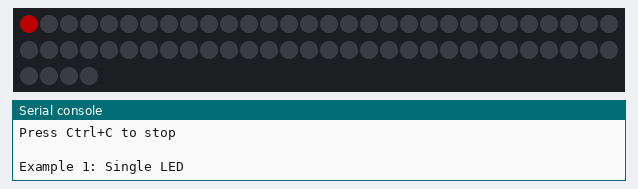
Bench run of a program on a simulated Raspberry Pi Pico running MicroPython. Shown: 64 RGB LEDs in strip order, left to right, continuing on the next row, the last lines printed to the serial console. Dim RGB values are drawn brighter than linear.

Above: at 0.1 s.
At 2.1 s:
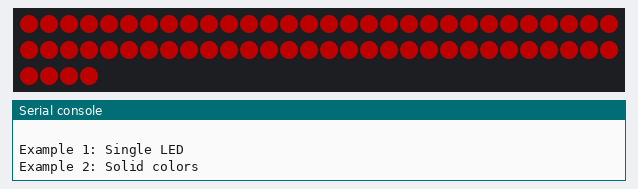
At 3.1 s:
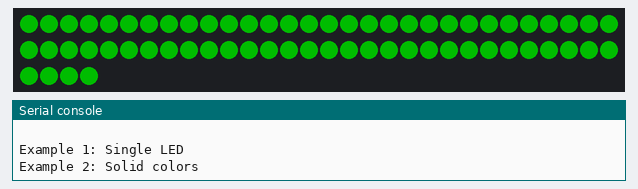
At 4.1 s:
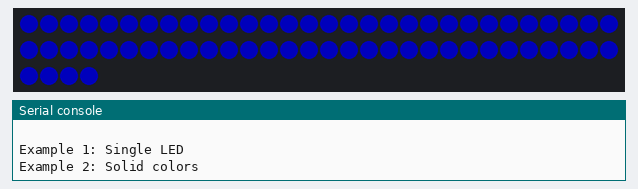
At 6.1 s:
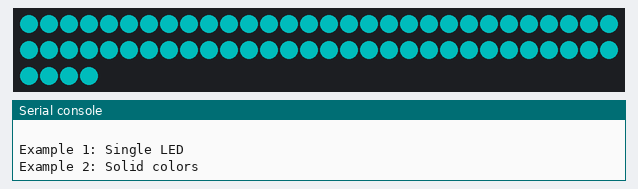
At 27.2 s:
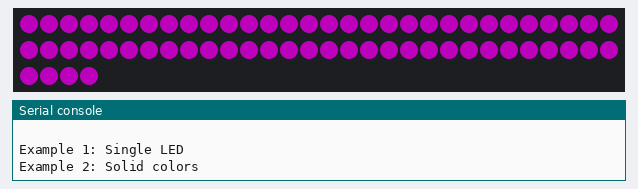

The program:

neopixel_basics.py
```python
# NeoPixel 8x8 Matrix - Beginner Guide for Raspberry Pi Pico 2W
# ============================================================
#
# HARDWARE SETUP:
# ---------------
# NeoPixel Matrix    Pico 2W           Notes
# ------------------------------------------------------
# DIN (Data In)  --> GP0 (Pin 1)       Any GPIO works
# VCC (+5V)      --> External 5V PSU   DO NOT use Pico's 5V!
# GND            --> GND               Connect to BOTH Pico AND PSU ground
#
# IMPORTANT: 64 LEDs can draw up to 3.8A at full white brightness!
# Use a 5V 4A power supply for reliable operation.
#
# WIRING DIAGRAM:
#
#   External 5V Power Supply
#   ┌─────────────────────┐
#   │  (+) ─────────────────────────> NeoPixel VCC
#   │  (-) ───┬─────────────────────> NeoPixel GND
#   └─────────┼───────────┘
#             │
#   Pico 2W   │
#   ┌─────────┼───────────┐
#   │  GND ───┘           │         (Common ground!)
#   │  GP0 ─────────────────────────> NeoPixel DIN
#   └─────────────────────┘
#

from machine import Pin
from neopixel import NeoPixel
from utime import sleep

# =============================================================================
# CONFIGURATION - Change these to match your setup
# =============================================================================

DATA_PIN = 0          # GPIO pin connected to DIN (data in)
NUM_LEDS = 64         # 8x8 matrix = 64 LEDs
BRIGHTNESS = 0.3      # Start low! (0.0 to 1.0)

# =============================================================================
# INITIALIZE THE NEOPIXEL STRIP
# =============================================================================

# Create the NeoPixel object
np = NeoPixel(Pin(DATA_PIN, Pin.OUT), NUM_LEDS)

# =============================================================================
# HELPER FUNCTIONS
# =============================================================================

def dim(color, brightness=BRIGHTNESS):
    """Reduce color brightness to save power and protect your eyes!"""
    return tuple(int(c * brightness) for c in color)

def clear():
    """Turn off all LEDs"""
    np.fill((0, 0, 0))
    np.write()

def fill(color):
    """Fill all LEDs with one color"""
    np.fill(dim(color))
    np.write()

# =============================================================================
# COMMON COLORS (RGB format: Red, Green, Blue - each 0-255)
# =============================================================================

RED = (255, 0, 0)
GREEN = (0, 255, 0)
BLUE = (0, 0, 255)
WHITE = (255, 255, 255)
YELLOW = (255, 255, 0)
CYAN = (0, 255, 255)
MAGENTA = (255, 0, 255)
ORANGE = (255, 165, 0)
PURPLE = (128, 0, 128)
OFF = (0, 0, 0)

# =============================================================================
# EXAMPLE 1: Turn on a single LED
# =============================================================================

def example_single_led():
    """Light up the first LED red"""
    print("Example 1: Single LED")
    clear()
    np[0] = dim(RED)  # First LED (index 0)
    np.write()        # Always call write() to update the display!
    sleep(2)

# =============================================================================
# EXAMPLE 2: Fill with solid color
# =============================================================================

def example_fill_colors():
    """Cycle through different colors"""
    print("Example 2: Solid colors")
    colors = [RED, GREEN, BLUE, YELLOW, CYAN, MAGENTA]

    for color in colors:
        fill(color)
        sleep(1)

    clear()

# =============================================================================
# EXAMPLE 3: Light up LEDs one by one
# =============================================================================

def example_sequential():
    """Light each LED in sequence"""
    print("Example 3: Sequential LEDs")

    for i in range(NUM_LEDS):
        clear()
        np[i] = dim(BLUE)
        np.write()
        sleep(0.05)

    clear()

# =============================================================================
# EXAMPLE 4: Simple chase effect
# =============================================================================

def example_chase():
    """A dot chasing around the matrix"""
    print("Example 4: Chase effect")

    for _ in range(3):  # Run 3 times
        for i in range(NUM_LEDS):
            np.fill((0, 0, 0))        # Clear all
            np[i] = dim(GREEN)         # Light current LED
            np.write()
            sleep(0.03)

# =============================================================================
# EXAMPLE 5: Fade in and out
# =============================================================================

def example_fade():
    """Fade all LEDs in and out"""
    print("Example 5: Fade effect")

    # Fade in
    for brightness in range(0, 100, 5):
        color = (brightness, 0, brightness)  # Purple fade
        np.fill(color)
        np.write()
        sleep(0.03)

    # Fade out
    for brightness in range(100, 0, -5):
        color = (brightness, 0, brightness)
        np.fill(color)
        np.write()
        sleep(0.03)

    clear()

# =============================================================================
# RUN ALL EXAMPLES
# =============================================================================

if __name__ == "__main__":
    print("NeoPixel 8x8 Matrix - Basic Examples")
    print("=" * 40)
    print("Press Ctrl+C to stop\n")

    try:
        while True:
            example_single_led()
            example_fill_colors()
            example_sequential()
            example_chase()
            example_fade()
            print("\nRestarting examples...\n")
            sleep(1)

    except KeyboardInterrupt:
        clear()
        print("\nStopped. All LEDs off.")
```

Measured:
- what the display in image 1 shows lasts 1.0 s, from 2.0 s to 3.0 s
